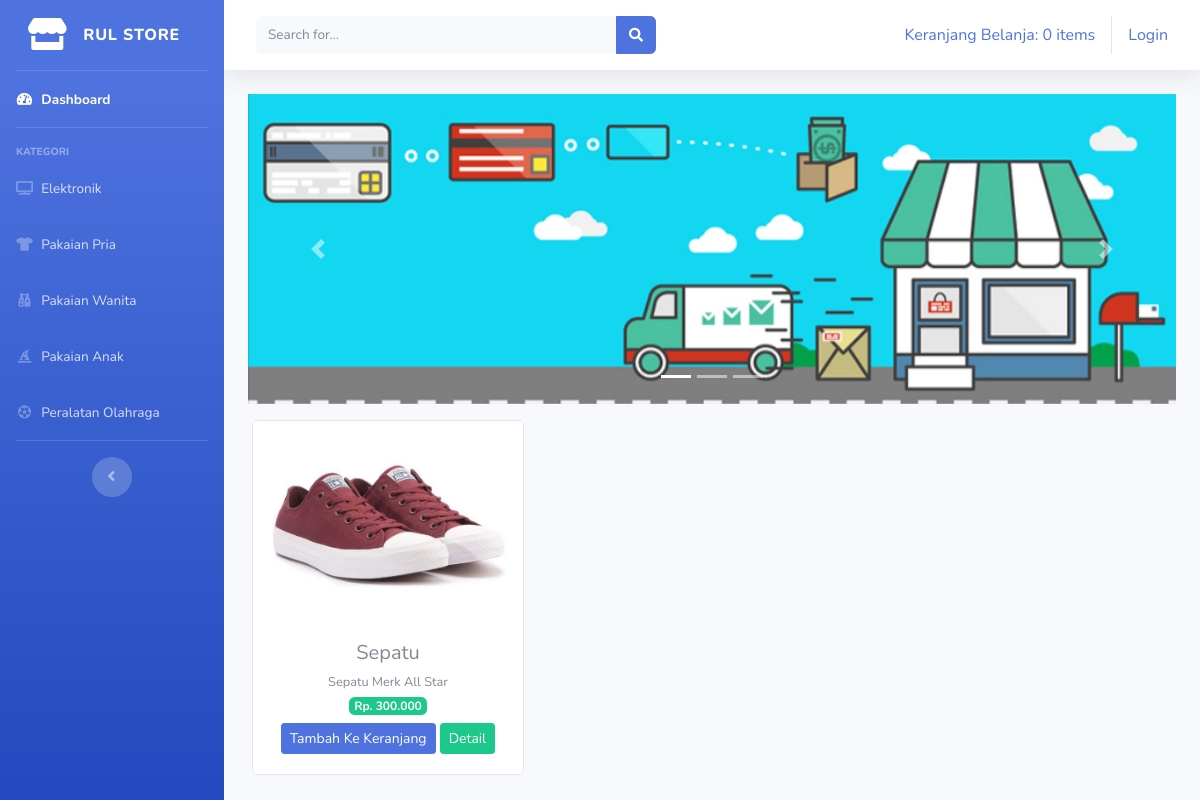
The page /index.php/kategori/pakaian_pria on the database its author committed.
### tables this page shows
CREATE TABLE `tb_barang` (
  `id_brg` int NOT NULL,
  `nama_brg` varchar(120) NOT NULL,
  `keterangan` varchar(225) NOT NULL,
  `kategori` varchar(60) NOT NULL,
  `harga` int NOT NULL,
  `stok` int NOT NULL,
  `gambar` text NOT NULL
);

### application/controllers/kategori.php (called while the page is built, shortened)
<?php
class Kategori extends CI_Controller
{
    public function pakaian_pria()
    {
        $data['pakaian_pria'] = $this->model_kategori->data_pakaian_pria()->result();
        $this->load->view('templates/header');
        $this->load->view('templates/sidebar');
        $this->load->view('pakaian_pria', $data);
        $this->load->view('templates/footer');
    }
}

### index.php (called while the page is built, shortened)
<?php
require_once BASEPATH.'core/CodeIgniter.php';

### application/models/model_kategori.php (called while the page is built, shortened)
<?php
class Model_kategori extends CI_Model
{
    public function data_pakaian_pria()
    {
        return $this->db->get_where("tb_barang", array('kategori' => 'pakaian pria'));
    }
}

### application/views/pakaian_pria.php (the view, shortened to what this page needs)
<div class="container-fluid">
    <div id="carouselExampleIndicators" class="carousel slide" data-ride="carousel">
        <ol class="carousel-indicators">
            <li data-target="#carouselExampleIndicators" data-slide-to="0" class="active"></li>
            <li data-target="#carouselExampleIndicators" data-slide-to="1"></li>
            <li data-target="#carouselExampleIndicators" data-slide-to="2"></li>
        </ol>
        <div class="carousel-inner">
            <div class="carousel-item active">
                <img src="<?= base_url('assets/img/slider1.jpg') ?>" class="d-block w-100" alt="...">
            </div>
        </div>
        <a class="carousel-control-prev" href="#carouselExampleIndicators" role="button" data-slide="prev">
            <span class="carousel-control-prev-icon" aria-hidden="true"></span>
        </a>
        <a class="carousel-control-next" href="#carouselExampleIndicators" role="button" data-slide="next">
            <span class="carousel-control-next-icon" aria-hidden="true"></span>
        </a>
    </div>
    <div class="row text-center mt-3">
        <?php foreach ($pakaian_pria as $brg) { ?>
            <div class="card ml-3 mb-2" style="width: 17rem;">
                <img src="<?= base_url() . '/uploads/' . $brg->gambar ?>" class="card-img-top" alt="..." width="100" height="200">
                <div class="card-body">
                    <h5 class="card-title mb-1"><?= $brg->nama_brg ?></h5>
                    <small><?= $brg->keterangan ?></small> <br>
                    <span class="badge badge-success mb-2">Rp. <?= number_format($brg->harga, 0, ',', '.') ?></span>
                    <?= anchor('dashboard/tambah_Ke_keranjang/' . $brg->id_brg, '<div  class="btn btn-sm btn-primary">Tambah Ke Keranjang</div>') ?>
                    <?= anchor('dashboard/detail/' . $brg->id_brg, '<div  class="btn btn-sm btn-success">Detail</div>') ?>
                </div>
            </div>
        <?php } ?>
    </div>
</div>

### rows shown on the page
tb_barang: gambar (picture), nama_brg "Sepatu", keterangan "Sepatu Merk All Star", harga "300.000", id_brg "Tambah Ke Keranjang", id_brg "Detail"

### other values the page prints
anchor('dashboard/detail_keranjang', $keranjang) "Keranjang Belanja: 0 items"
anchor('auth/login', 'Login') "Login"
